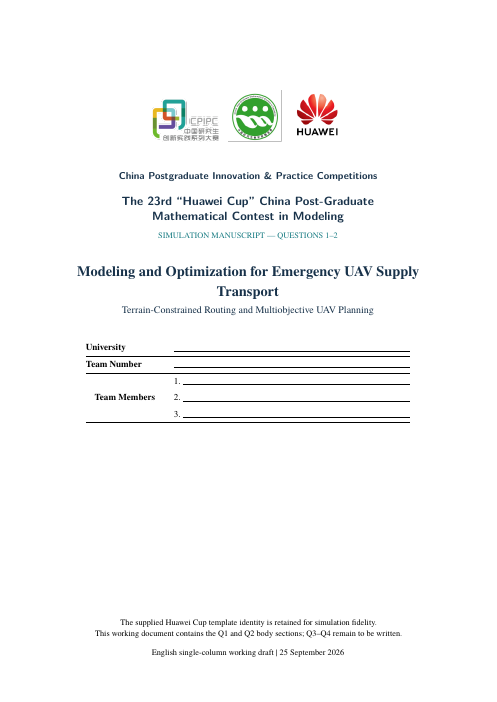
#> input picture paper/Q1_Q2_Paper-LaTeX/build/all-audit-01.png, 497 x 702 px; its folder holds only this picture in this run
$ python make_contact.py
#> lines starting #> are read from the running program, lines starting #| are printed output that depends on the picture
from PIL import Image, ImageDraw
from pathlib import Path
files = sorted(Path('paper/Q1_Q2_Paper-LaTeX/build').glob('all-audit-*.png'), key=lambda p: int(p.stem.rsplit('-',1)[1]))
thumbs=[]
for p in files:
    im=Image.open(p).convert('RGB')
#> im is the input picture: PIL image 497x702 RGB; mean R, G, B 248.7, 249.1, 248.9
    im.thumbnail((280,400))
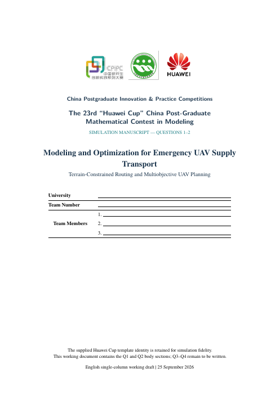
#> im: PIL image 280x395 RGB; mean R, G, B 248.4, 248.8, 248.7
    canvas=Image.new('RGB',(292,im.height+34),'white')
#> canvas: PIL image 292x429 RGB; every value is 255
    canvas.paste(im,((292-im.width)//2,24))
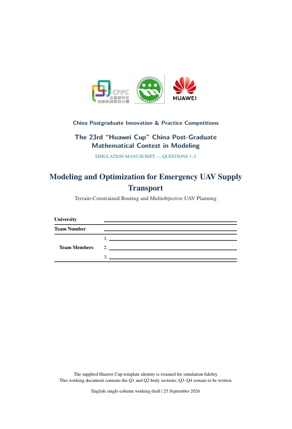
#> canvas: PIL image 292x429 RGB; mean R, G, B 249.2, 249.5, 249.4
    ImageDraw.Draw(canvas).text((4,4),p.stem.rsplit('-',1)[1],fill='black')
    thumbs.append(canvas)
cols=4
rows=(len(thumbs)+cols-1)//cols
#> rows = 1
cellw=max(i.width for i in thumbs)
#> cellw = 292
cellh=max(i.height for i in thumbs)
#> cellh = 429
out=Image.new('RGB',(cols*cellw,rows*cellh),(210,210,210))
#> out: PIL image 1168x429 RGB; every value is 210
for i,im in enumerate(thumbs): out.paste(im,((i%cols)*cellw,(i//cols)*cellh))
#> this loop made 1 pass
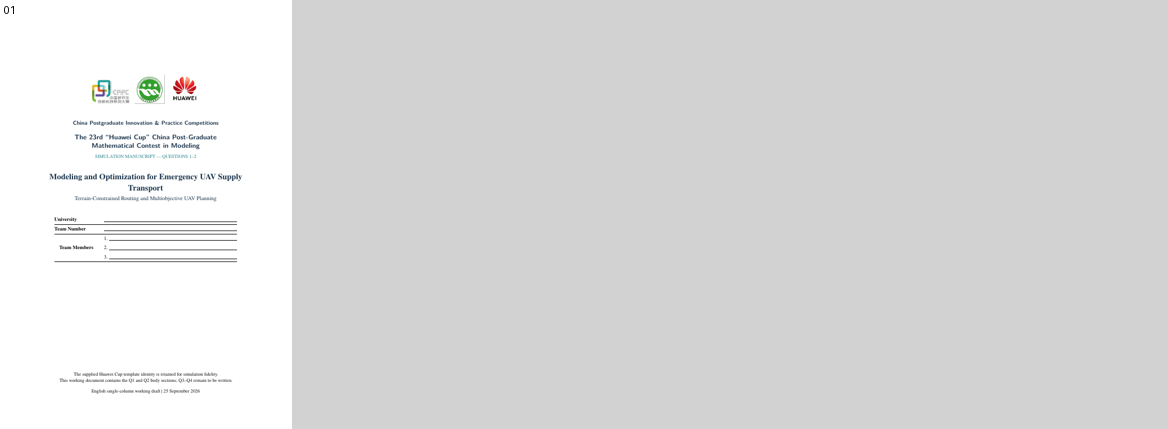
#> out: PIL image 1168x429 RGB; mean R, G, B 219.8, 219.9, 219.8
out.save('paper/Q1_Q2_Paper-LaTeX/build/contact-all-pages.png')

$ run again, on paper/Q1_Q2_Paper-LaTeX/build/all-audit-07.png
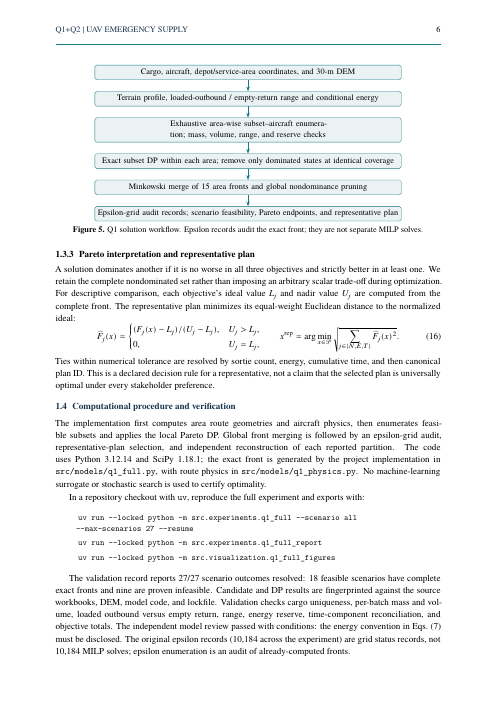
#> input picture paper/Q1_Q2_Paper-LaTeX/build/all-audit-07.png, 497 x 702 px
#> im is the input picture: PIL image 497x702 RGB; mean R, G, B 240.6, 241.9, 242.1
#> im: PIL image 280x395 RGB
#> `canvas.paste(im,((292-im.width)//2,24))`:
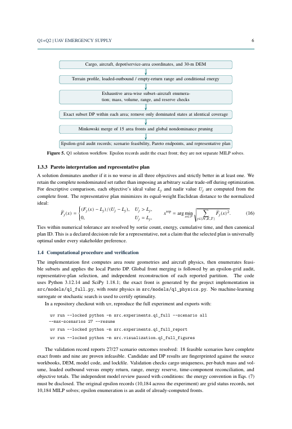
#> canvas: PIL image 292x429 RGB; mean R, G, B 242, 243.1, 243.3
#> rows = 1
#> cellw = 292
#> cellh = 429
#> the loop `for i,im in enumerate(thumbs): out.paste(im,((i%cols)*cellw,(i//cols)*..` made 1 pass
#> after the loop `for i,im in enumerate(thumbs): out.paste(im,((i%cols)*cellw,(i//cols)*..`:
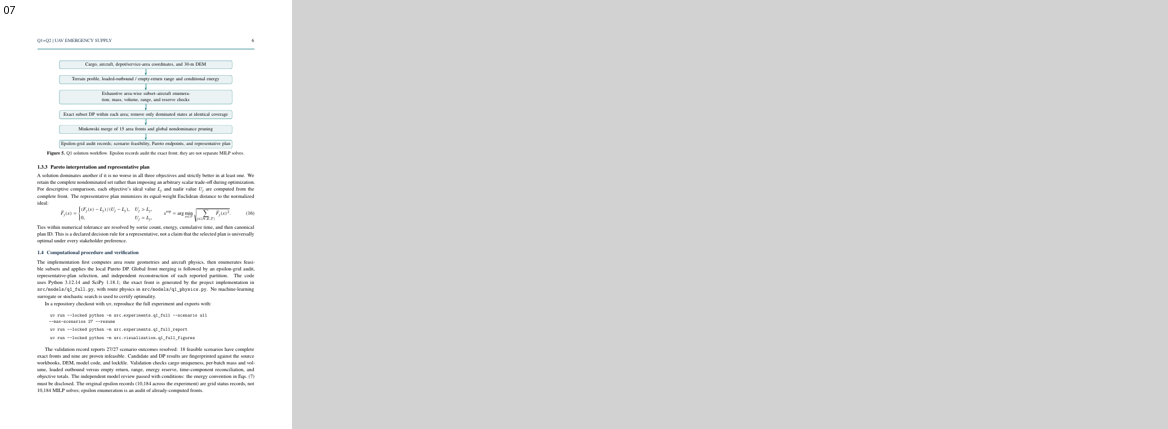
#> out: PIL image 1168x429 RGB; mean R, G, B 218, 218.3, 218.3

$ run again, on paper/Q1_Q2_Paper-LaTeX/build/all-audit-11.png
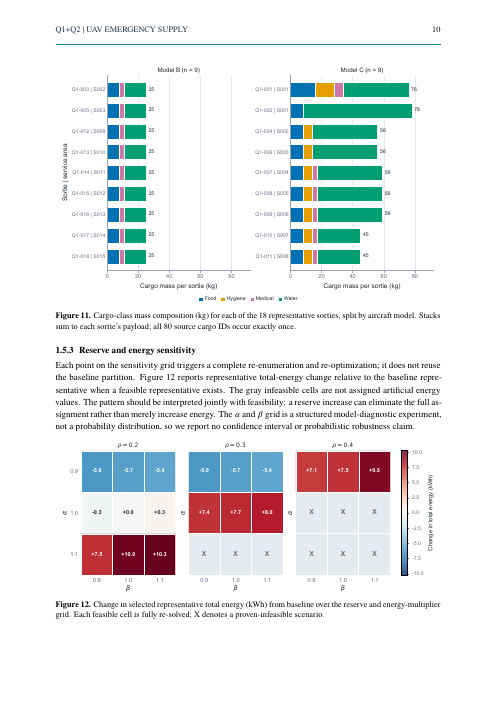
#> input picture paper/Q1_Q2_Paper-LaTeX/build/all-audit-11.png, 497 x 702 px
#> im is the input picture: PIL image 497x702 RGB; mean R, G, B 231.6, 234.8, 235.3
#> im: PIL image 280x395 RGB
#> `canvas.paste(im,((292-im.width)//2,24))`:
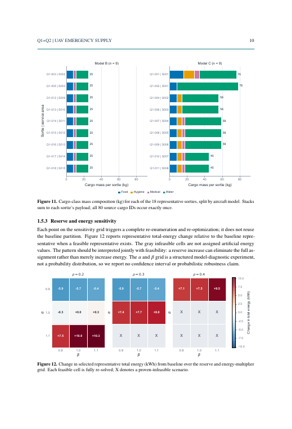
#> canvas: PIL image 292x429 RGB; mean R, G, B 234.2, 236.9, 237.4
#> rows = 1
#> cellw = 292
#> cellh = 429
#> the loop `for i,im in enumerate(thumbs): out.paste(im,((i%cols)*cellw,(i//cols)*..` made 1 pass
#> after the loop `for i,im in enumerate(thumbs): out.paste(im,((i%cols)*cellw,(i//cols)*..`:
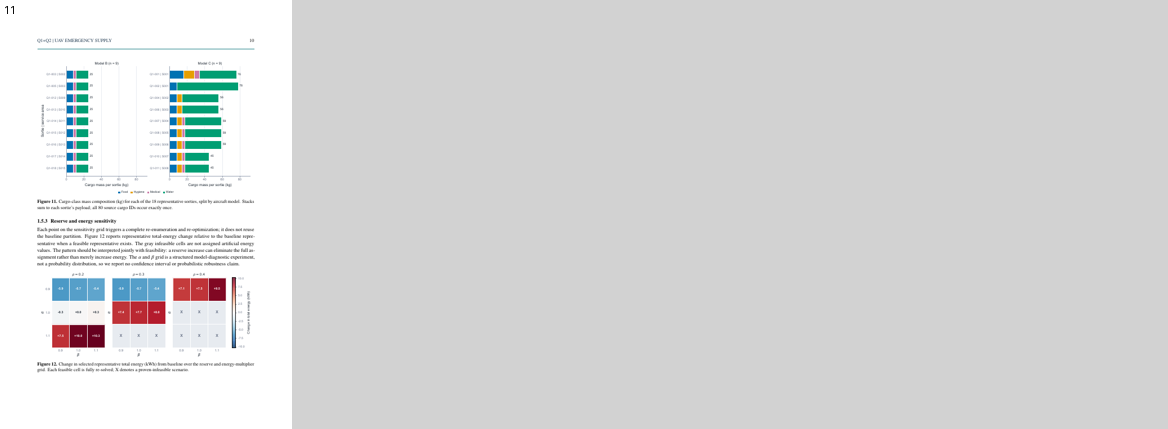
#> out: PIL image 1168x429 RGB; mean R, G, B 216, 216.7, 216.8

$ run again, on paper/Q1_Q2_Paper-LaTeX/build/all-audit-12.png
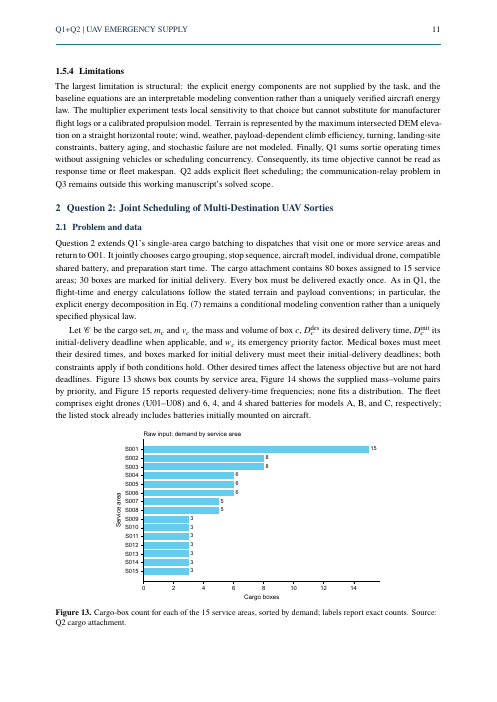
#> input picture paper/Q1_Q2_Paper-LaTeX/build/all-audit-12.png, 497 x 702 px
#> im is the input picture: PIL image 497x702 RGB; mean R, G, B 240, 242.7, 243.5
#> im: PIL image 280x395 RGB
#> `canvas.paste(im,((292-im.width)//2,24))`:
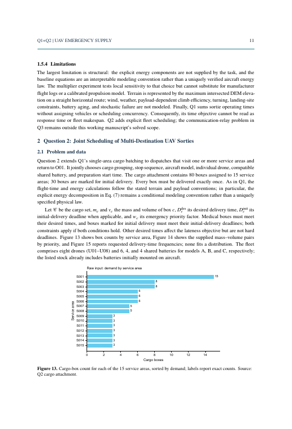
#> canvas: PIL image 292x429 RGB; mean R, G, B 241.5, 243.8, 244.6
#> rows = 1
#> cellw = 292
#> cellh = 429
#> the loop `for i,im in enumerate(thumbs): out.paste(im,((i%cols)*cellw,(i//cols)*..` made 1 pass
#> after the loop `for i,im in enumerate(thumbs): out.paste(im,((i%cols)*cellw,(i//cols)*..`:
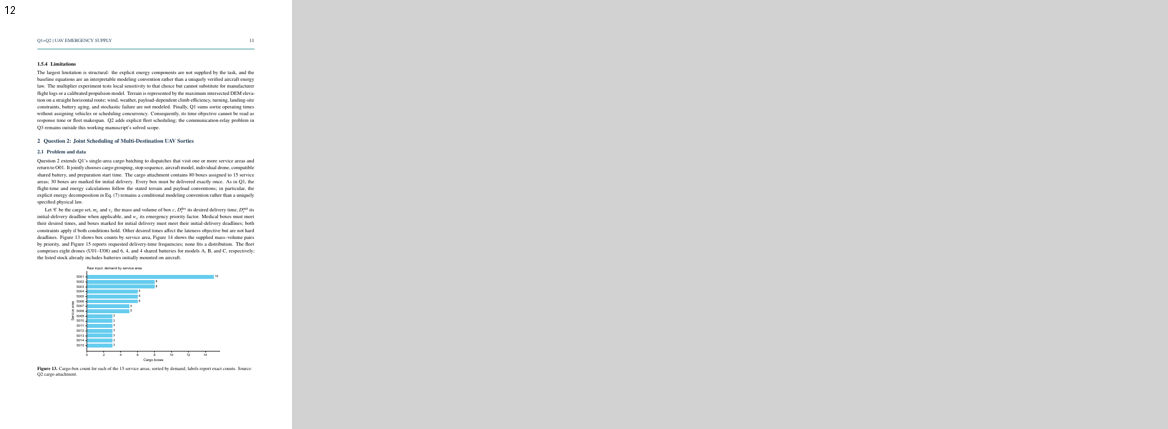
#> out: PIL image 1168x429 RGB; mean R, G, B 217.9, 218.4, 218.6

$ run again, on paper/Q1_Q2_Paper-LaTeX/build/all-audit-02.png
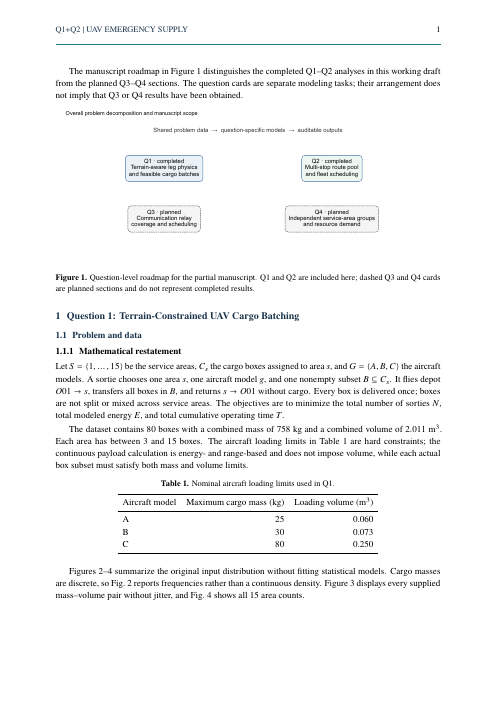
#> input picture paper/Q1_Q2_Paper-LaTeX/build/all-audit-02.png, 497 x 702 px
#> im is the input picture: PIL image 497x702 RGB; mean R, G, B 245.7, 246, 246.1
#> im: PIL image 280x395 RGB
#> `canvas.paste(im,((292-im.width)//2,24))`:
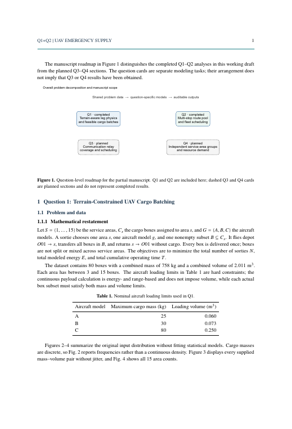
#> canvas: PIL image 292x429 RGB; mean R, G, B 246.5, 246.8, 246.9
#> rows = 1
#> cellw = 292
#> cellh = 429
#> the loop `for i,im in enumerate(thumbs): out.paste(im,((i%cols)*cellw,(i//cols)*..` made 1 pass
#> after the loop `for i,im in enumerate(thumbs): out.paste(im,((i%cols)*cellw,(i//cols)*..`:
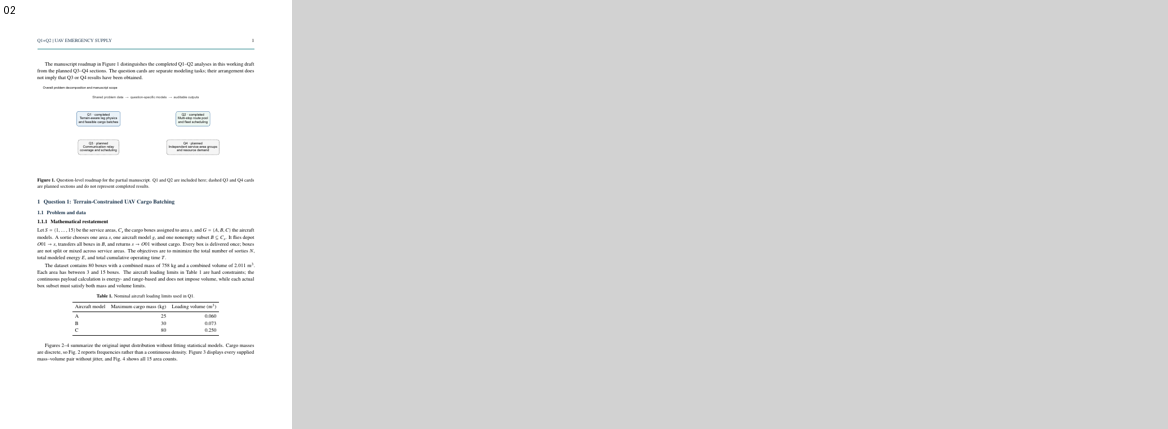
#> out: PIL image 1168x429 RGB; mean R, G, B 219.1, 219.2, 219.2
